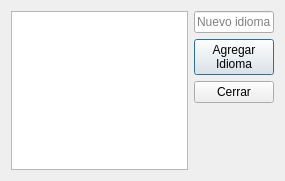
<?xml version="1.0" encoding="UTF-8"?>
<ui version="4.0">
 <class>DialogIdioma</class>
 <widget class="QDialog" name="DialogIdioma">
  <property name="geometry">
   <rect>
    <x>0</x>
    <y>0</y>
    <width>285</width>
    <height>181</height>
   </rect>
  </property>
  <property name="windowTitle">
   <string>Dialog</string>
  </property>
  <layout class="QHBoxLayout" name="horizontalLayout">
   <item>
    <widget class="QListWidget" name="listaIdioma"/>
   </item>
   <item>
    <layout class="QVBoxLayout" name="verticalLayout">
     <item>
      <widget class="QLineEdit" name="newIdioma">
       <property name="placeholderText">
        <string>Nuevo idioma</string>
       </property>
      </widget>
     </item>
     <item>
      <widget class="QPushButton" name="pushButton">
       <property name="text">
        <string>Agregar 
Idioma</string>
       </property>
      </widget>
     </item>
     <item>
      <widget class="QPushButton" name="pushButton_2">
       <property name="text">
        <string>Cerrar</string>
       </property>
      </widget>
     </item>
     <item>
      <spacer name="verticalSpacer">
       <property name="orientation">
        <enum>Qt::Vertical</enum>
       </property>
       <property name="sizeHint" stdset="0">
        <size>
         <width>20</width>
         <height>98</height>
        </size>
       </property>
      </spacer>
     </item>
    </layout>
   </item>
  </layout>
 </widget>
 <resources/>
 <connections/>
</ui>
